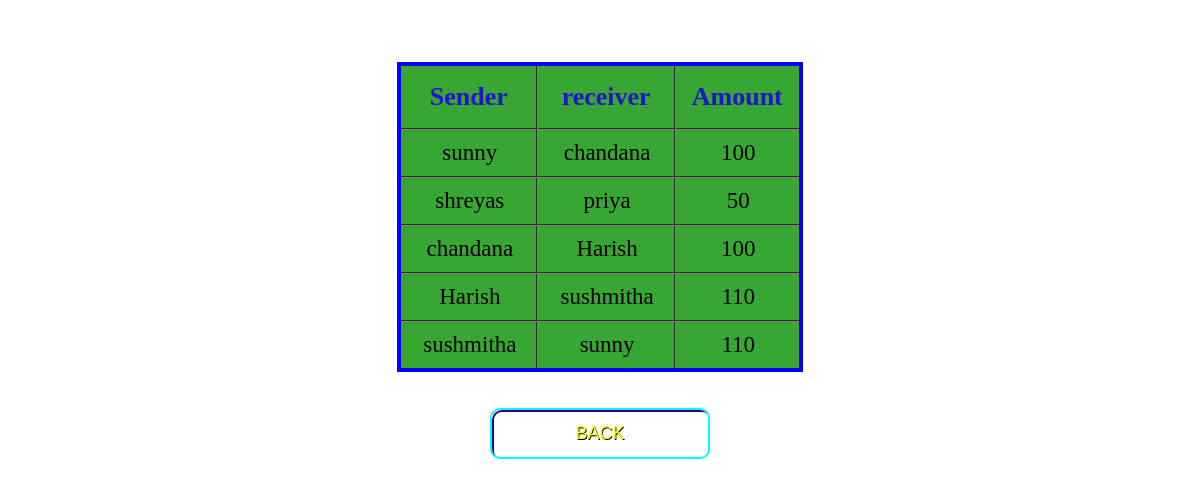
/transaction.php, run on the app's committed database.
### tables this page shows
CREATE TABLE `mini_statement` (
  `sender` varchar(50) NOT NULL,
  `receiver` varchar(50) NOT NULL,
  `amount` double DEFAULT NULL
);

### transaction.php (the view, shortened to what this page needs)
<?php
$con=mysqli_connect('localhost','root','','banking_system');
$q="select *from mini_statement";
$result=mysqli_query($con,$q);
?>
<!DOCTYPE html>
<html>
	<head>
		<link rel="stylesheet" href="https://cdnjs.cloudflare.com/ajax/libs/font-awesome/4.7.0/css/font-awesome.min.css">
		<link rel="stylesheet" href="button.css">
	</head>
	<body>
		<br>
                <br>
                <br>
		<table class="flat-table-1">
			<tr>
				<th>Sender</th>
				<th>receiver</th>
				<th>Amount</th>
			</tr>
			<tr>
			<?php while($row = $result->fetch_assoc()) { ?>
			<tr>
				<td><?php echo $row["sender"]; ?></td>
				<td><?php echo $row["receiver"]; ?></td>
				<td><?php echo $row["amount"]; ?></td>
			</tr>
			<?php } ?>
		</table>
		<br>
		<br>
		<form action="index.php" method="post">
			<div class="buttons">
				<button class="glow-on-hover" type="submit" name="name">BACK</button>
			</div>
		</form>
	</body>
</html>

### button.css (style rules this page uses)
.glow-on-hover { width: 220px; height: 51px; outline: none; color: yellow; font-size:18px; background:transparent; text-shadow: 0.7px 0.7px black; overflow: hidden; cursor: pointer; position: relative; z-index: 0; border-radius: 10px; border: 2px solid #00FFFF; }
.glow-on-hover:before { content: ''; background: linear-gradient(45deg, #00ffc8 ,#33f79f); position: absolute; top: -2px; left:-2px; background-size: 400%; z-index: -1; filter: blur(5px); width: calc(100% + 4px); height: calc(100% + 4px); animation: glowing 20s linear infinite; opacity: 0; transition: opacity .3s ease-in-out; border-radius: 10px; }
.glow-on-hover:after { z-index: -1; content: ''; position: absolute; width: 100%; height: 100%; left: 0; top: 0; border-radius: 10px; border: 2px solid #28048a; background:transparent; }

### transaction.php (style rules this page uses)
body { background-image:url("images/bank3.jpg"); background-repeat: no-repeat; background-size:cover; }
table { text-align:center; margin-left: auto; margin-right: auto; border:4px solid blue; border-collapse:collapse; background: #37a633; }
th { color:#1f16c9; font-size:26px; padding:16px; text-shadow: 2px black; }
td { font-size:23px; color: ; padding: 10px 20px 10px 22px; }
tr { transition: background 0.3s, box-shadow 0.3s; }
th,td { border-collapse:collapse; border:2px groove gray; }
.buttons { right:42%; text-align:center; }

### data on the page
mini_statement: sender "sunny", receiver "chandana", amount "100"
mini_statement: sender "shreyas", receiver "priya", amount "50"
mini_statement: sender "chandana", receiver "Harish", amount "100"
mini_statement: sender "Harish", receiver "sushmitha", amount "110"
mini_statement: sender "sushmitha", receiver "sunny", amount "110"
